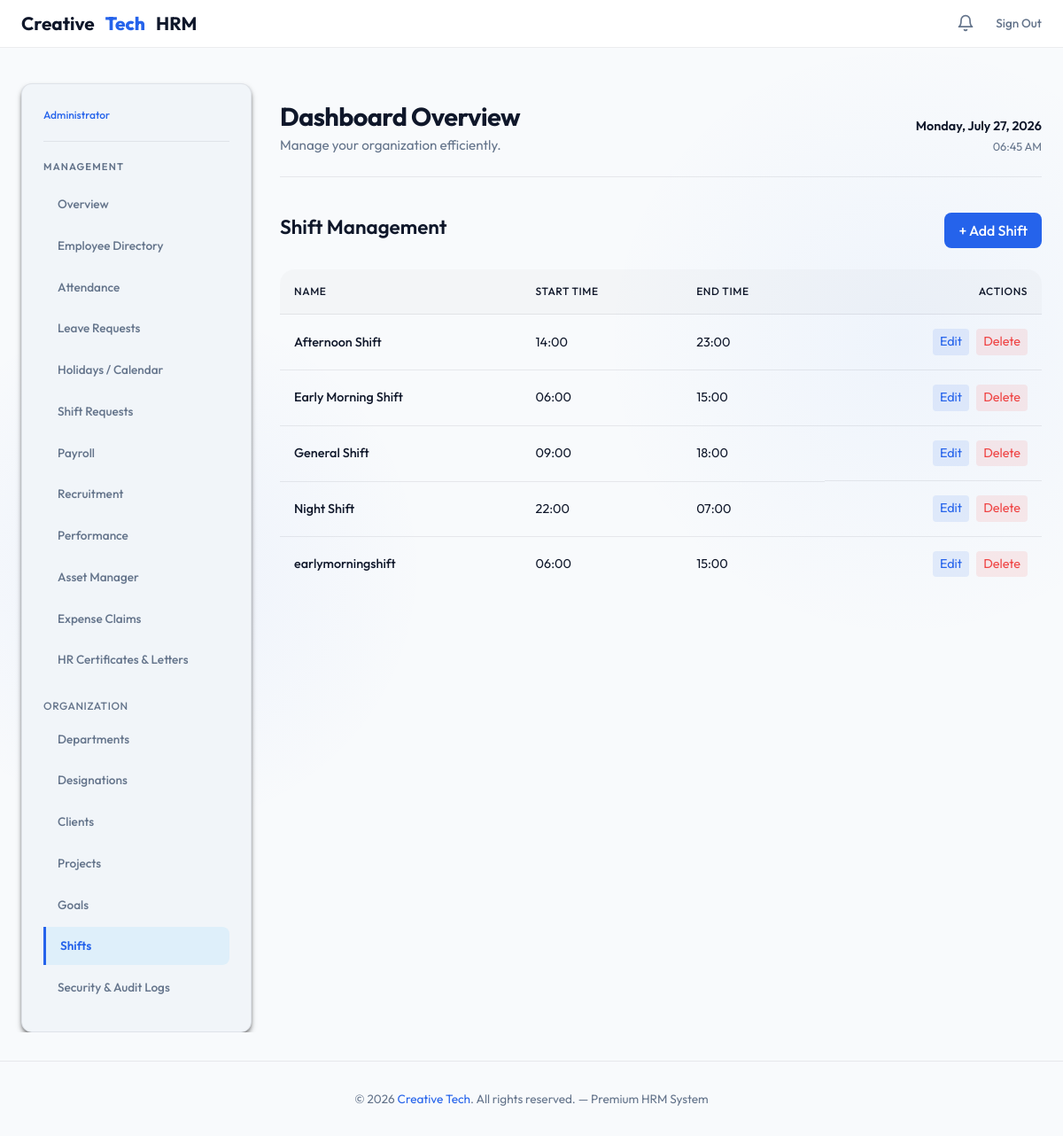
The page /admin-dashboard/shifts/ (signed in) on the database its author committed.
### employees/models.py (models this page shows, shortened)
class Shift(models.Model):
    name = models.CharField(max_length=100)
    start_time = models.TimeField()
    end_time = models.TimeField()

### employees/views.py (the view)
    def wrapper(request, *args, **kwargs):
        if not request.user.is_authenticated:
            return redirect('admin_login')
        try:
            if not request.user.employee.is_company_admin:
                messages.error(request, "Unauthorized access. Admins only.")
                return redirect('employee_dashboard')
        except Employee.DoesNotExist:
            logout(request)
            return redirect('admin_login')
        return view_func(request, *args, **kwargs)

### employees/context_processors.py (called while the page is built)
def admin_notifications(request):
    notifications_count = 0
    if request.user.is_authenticated and hasattr(request.user, 'employee') and request.user.employee.is_company_admin:
        notifications_count += LeaveRequest.objects.filter(status='Pending').count()
    return {'admin_notifications_count': notifications_count}

def global_notifications(request):
    if request.user.is_authenticated:
        unread_notifications = Notification.objects.filter(user=request.user, is_read=False).order_by('-created_at')
        all_notifications = Notification.objects.filter(user=request.user).order_by('-created_at')[:10]
        return {
            'user_notifications': all_notifications,
            'unread_notifications_count': unread_notifications.count()
        }
    return {}

### employees/views.py (called while the page is built)
def admin_only(view_func):
    def wrapper(request, *args, **kwargs):
        if not request.user.is_authenticated:
            return redirect('admin_login')
        try:
            if not request.user.employee.is_company_admin:
                messages.error(request, "Unauthorized access. Admins only.")
                return redirect('employee_dashboard')
        except Employee.DoesNotExist:
            logout(request)
            return redirect('admin_login')
        return view_func(request, *args, **kwargs)
    return wrapper

@admin_only
def shift_list(request):
    shifts = Shift.objects.all().order_by('name')
    return render(request, 'employees/shift_list.html', {'shifts': shifts})

### employees/templates/employees/shift_list.html (shortened to what this page needs)
{% extends 'employees/admin_base.html' %}
{% block nav_shifts %}active{% endblock %}
{% block admin_content %}
<div style="padding: 0.5rem 0;">
    <div style="display: flex; justify-content: space-between; align-items: center; margin-bottom: 1.5rem; flex-wrap: wrap; gap: 0.75rem;">
        <h1 style="color: var(--text-primary); font-size: 1.4rem; font-weight: 600;">Shift Management</h1>
        <a href="{% url 'add_shift' %}" class="btn-action" style="background: var(--primary); color: white; padding: 0.5rem 1rem; border-radius: 0.5rem; text-decoration: none; font-weight: 500;">+ Add Shift</a>
    </div>
    <div style="background: var(--bg-card); border-radius: 1rem; box-shadow: var(--shadow-sm); overflow: hidden;">
        <div class="table-container">
        <table style="width: 100%; border-collapse: collapse; text-align: left;">
            <thead>
                <tr style="background: var(--bg-body); border-bottom: 1px solid var(--border-color);">
                    <th style="padding: 1rem; color: var(--text-secondary); font-weight: 500;">Name</th>
                    <th style="padding: 1rem; color: var(--text-secondary); font-weight: 500;">Start Time</th>
                    <th style="padding: 1rem; color: var(--text-secondary); font-weight: 500;">End Time</th>
                    <th style="padding: 1rem; color: var(--text-secondary); font-weight: 500; text-align: right;">Actions</th>
                </tr>
            </thead>
            <tbody>
                {% for shift in shifts %}
                <tr style="border-bottom: 1px solid var(--border-color);">
                    <td style="padding: 1rem; font-weight: 500; color: var(--text-primary);">{{ shift.name }}</td>
                    <td style="padding: 1rem; color: var(--text-secondary);">{{ shift.start_time|time:"H:i" }}</td>
                    <td style="padding: 1rem; color: var(--text-secondary);">{{ shift.end_time|time:"H:i" }}</td>
                    <td style="padding: 1rem; text-align: right; display: flex; justify-content: flex-end; gap: 0.5rem;">
                        <a href="{% url 'edit_shift' shift.id %}" style="color: var(--primary); text-decoration: none; padding: 0.25rem 0.5rem; border-radius: 0.25rem; background: rgba(37, 99, 235, 0.1);">Edit</a>
                        <form method="POST" action="{% url 'delete_shift' shift.id %}" onsubmit="return confirm('Are you sure you want to delete this shift?');" style="margin: 0;">
                            <button type="submit" style="color: var(--danger); background: rgba(239, 68, 68, 0.1); border: none; padding: 0.25rem 0.5rem; border-radius: 0.25rem; cursor: pointer;">Delete</button>
                        </form>
                    </td>
                </tr>
                {% empty %}
                <tr>
                    <td colspan="5" style="padding: 2rem; text-align: center; color: var(--text-secondary);">No shifts configured yet.</td>
                </tr>
                {% endfor %}
            </tbody>
        </table>
        </div>
    </div>
</div>
{% endblock %}

### employees/templates/employees/admin_base.html (shortened to what this page needs)
{% extends 'employees/base.html' %}
{% load static %}
{% block content %}
<div class="admin-layout">
    <aside class="sidebar-menu">
        <div class="sidebar-brand" style="display: flex; justify-content: space-between; align-items: center;">
            <div>
                <div class="sidebar-brand-role">Administrator</div>
            </div>
        </div>
        <span class="sidebar-title">Management</span>
        <a href="{% url 'admin_dashboard' %}?tab=overview" id="nav-link-overview" class="nav-link-item {% block nav_dashboard %}{% endblock %}">Overview</a>
        <a href="{% url 'admin_dashboard' %}?tab=directory" id="nav-link-directory" class="nav-link-item {% block nav_directory %}{% endblock %}">Employee Directory</a>
        <a href="{% url 'admin_dashboard' %}?tab=attendance" id="nav-link-attendance" class="nav-link-item {% block nav_attendance %}{% endblock %}">Attendance</a>
        <a href="{% url 'admin_dashboard' %}?tab=leaves" id="nav-link-leaves" class="nav-link-item {% block nav_leaves %}{% endblock %}">Leave Requests</a>
        <a href="{% url 'admin_dashboard' %}?tab=calendar" id="nav-link-calendar" class="nav-link-item {% block nav_calendar %}{% endblock %}">Holidays / Calendar</a>
        <a href="{% url 'admin_shift_requests' %}" class="nav-link-item {% block nav_shift_requests %}{% endblock %}">Shift Requests</a>
        <a href="{% url 'admin_dashboard' %}?tab=payroll" id="nav-link-payroll" class="nav-link-item {% block nav_payroll %}{% endblock %}">Payroll</a>
        <a href="{% url 'admin_dashboard' %}?tab=recruitment" id="nav-link-recruitment" class="nav-link-item {% block nav_recruitment %}{% endblock %}">Recruitment</a>
        <a href="{% url 'admin_dashboard' %}?tab=performance" id="nav-link-performance" class="nav-link-item {% block nav_performance %}{% endblock %}">Performance</a>
        <a href="{% url 'admin_dashboard' %}?tab=assets" id="nav-link-assets" class="nav-link-item {% block nav_assets %}{% endblock %}">Asset Manager</a>
        <a href="{% url 'admin_dashboard' %}?tab=expenses" id="nav-link-expenses" class="nav-link-item {% block nav_expenses %}{% endblock %}">Expense Claims</a>
        <a href="{% url 'admin_dashboard' %}?tab=letters" id="nav-link-letters" class="nav-link-item {% block nav_letters %}{% endblock %}">HR Certificates & Letters</a>
        <h3 style="color: var(--text-muted); font-size: 0.75rem; text-transform: uppercase; margin-bottom: 0.5rem; margin-top: 1.5rem; letter-spacing: 0.05em;">Organization</h3>
        <a href="{% url 'admin_dashboard' %}?tab=departments" id="nav-link-departments" class="nav-link-item {% block nav_departments %}{% endblock %}">Departments</a>
        <a href="{% url 'admin_dashboard' %}?tab=designations" id="nav-link-designations" class="nav-link-item {% block nav_designations %}{% endblock %}">Designations</a>
        <a href="{% url 'clients' %}" class="nav-link-item {% block nav_clients %}{% endblock %}">Clients</a>
        <a href="{% url 'projects' %}" class="nav-link-item {% block nav_projects %}{% endblock %}">Projects</a>
        <a href="{% url 'goals' %}" class="nav-link-item {% block nav_goals %}{% endblock %}">Goals</a>
        <a href="{% url 'shift_list' %}" class="nav-link-item {% block nav_shifts %}{% endblock %}">Shifts</a>
        <a href="{% url 'admin_dashboard' %}?tab=audit" id="nav-link-audit" class="nav-link-item {% block nav_audit %}{% endblock %}">Security & Audit Logs</a>
    </aside>
    <main class="page-content">
        <div class="page-hero">
            <div>
                <h1>{% block page_title %}Dashboard Overview{% endblock %}</h1>
                <p>{% block page_subtitle %}Manage your organization efficiently.{% endblock %}</p>
            </div>
            <div class="hero-time-wrapper">
                <div id="hero-date" class="hero-date"></div>
                <div id="hero-time" class="hero-time"></div>
            </div>
        </div>
        {% block admin_content %}{% endblock %}
    </main>
</div>
{% endblock %}

### employees/templates/employees/base.html (shortened to what this page needs)
{% load static %}
<!DOCTYPE html>
<html lang="en">
<head>
    <link href="https://cdn.jsdelivr.net/npm/bootstrap@5.3.3/dist/css/bootstrap.min.css" rel="stylesheet">
    <link rel="stylesheet" href="{% static 'css/bootstrap.min.css' %}" onerror="this.onerror=null;">
</head>
<body class="{% if request.user.is_authenticated %}auth-body{% endif %}">
    {% if request.user.is_authenticated %}
    <header class="navbar">
        <div style="display: flex; align-items: center; gap: 0.5rem;">
            <a href="{% url 'home' %}" class="navbar-brand">
                Creative<span>Tech</span> HRM
            </a>
        </div>
        <div class="navbar-nav">
            <div style="position: relative; display: flex; align-items: center;" id="notificationContainer">
                <div id="notificationBell" style="position: relative; cursor: pointer; color: var(--text-muted); transition: color 0.2s; display: flex; align-items: center;" onmouseover="this.style.color='var(--primary)'" onmouseout="this.style.color='var(--text-muted)'">
                    <svg xmlns="http://www.w3.org/2000/svg" width="20" height="20" viewBox="0 0 24 24" fill="none" stroke="currentColor" stroke-width="2" stroke-linecap="round" stroke-linejoin="round">
                        <path d="M18 8A6 6 0 0 0 6 8c0 7-3 9-3 9h18s-3-2-3-9"></path>
                        <path d="M13.73 21a2 2 0 0 1-3.46 0"></path>
                    </svg>
                </div>
            </div>
            <a href="{% url 'logout' %}" class="btn-logout">Sign Out</a>
        </div>
    </header>
    {% endif %}
    <main class="container">
        {% block content %}{% endblock %}
    </main>
    <footer>
        &copy; 2026 <a href="{% url 'home' %}">Creative Tech</a>. All rights reserved. &mdash; Premium HRM System
    </footer>
</body>
</html>

### employees/templates/employees/base.html (style rules this page uses)
:root { --bg: #f8fafc; --bg-secondary: #f1f5f9; --card-bg: rgba(255, 255, 255, 0.95); --border: rgba(15, 23, 42, 0.08); --border-hover: rgba(15, 23, 42, 0.15); --primary: #2563eb; --primary-hover: #1d4ed8; --accent: #3b82f6; --text-main: #0f172a; --text-muted: #64748b; --success: #10b981; --success-bg: rgba(16, 185, 129, 0.1); --warning: #f59e0b; --warning-bg: rgba(245, 158, 11, 0.1); --danger: #ef4444; --danger-bg: rgba(239, 68, 68, 0.1); --radius: 12px; --shadow-md: 0 4px 6px -1px rgba(0, 0, 0, 0.5), 0 2px 4px -2px rgba(0, 0, 0, 0.5); --shadow-lg: 0 10px 15px -3px rgba(0, 0, 0, 0.5), 0 4px 6px -4px rgba(0, 0, 0, 0.5); }
* { box-sizing: border-box; margin: 0; padding: 0; font-family: 'Outfit', sans-serif; }
html, body { max-width: 100vw; overflow-x: hidden; }
body { background-color: var(--bg); color: var(--text-main); min-height: 100vh; display: flex; flex-direction: column; background-image: radial-gradient(circle at 15% 50%, rgba(37, 99, 235, 0.05), transparent 25%), radial-gradient(circle at 85% 30%, rgba(59, 130, 246, 0.05), transparent 25%); }
.navbar { background: rgba(255, 255, 255, 0.95); backdrop-filter: blur(12px); -webkit-backdrop-filter: blur(12px); border-bottom: 1px solid var(--border); padding: 0 1.5rem; height: 54px; display: flex; justify-content: space-between; align-items: center; position: sticky; top: 0; z-index: 100; }
.navbar-brand { font-size: 1.3rem; font-weight: 700; display: flex; align-items: center; gap: 0.75rem; text-decoration: none; color: var(--text-main); }
.navbar-brand span { color: var(--primary); font-weight: 800; }
.navbar-nav { display: flex; flex-direction: row !important; align-items: center; gap: 1.5rem; }
.btn-logout { color: var(--text-muted); text-decoration: none; font-size: 0.85rem; font-weight: 500; transition: color 0.2s; display: flex; align-items: center; height: 100%; }
.container, .container-fluid { max-width: 1400px; width: 100%; margin: 1.5rem auto 2rem auto; padding: 1rem 1.5rem 0 1.5rem; flex-grow: 1; overflow-x: hidden; }
.table-container, .table-responsive { overflow-x: auto !important; -webkit-overflow-scrolling: touch; width: 100%; max-width: 100%; margin-bottom: 1rem; }
table { width: 100%; border-collapse: collapse; font-size: 0.9rem; text-align: left; }
th { padding: 1rem; font-size: 0.75rem; font-weight: 600; color: var(--text-muted); text-transform: uppercase; letter-spacing: 0.05em; border-bottom: 1px solid var(--border); background: rgba(15, 23, 42, 0.02); }
td { padding: 1rem; border-bottom: 1px solid var(--border); color: var(--text-main); vertical-align: middle; }
tr:last-child td { border-bottom: none; }
tbody tr { transition: background 0.2s; }
footer { text-align: center; padding: 2rem; font-size: 0.85rem; color: var(--text-muted); margin-top: auto; border-top: 1px solid var(--border); }
footer a { color: var(--primary); text-decoration: none; }

### rows shown on the page
Shift: name "Afternoon Shift", start_time "14:00", end_time "23:00"
Shift: name "Early Morning Shift", start_time "06:00", end_time "15:00"
Shift: name "General Shift", start_time "09:00", end_time "18:00"
Shift: name "Night Shift", start_time "22:00", end_time "07:00"
Shift: name "earlymorningshift", start_time "06:00", end_time "15:00"
